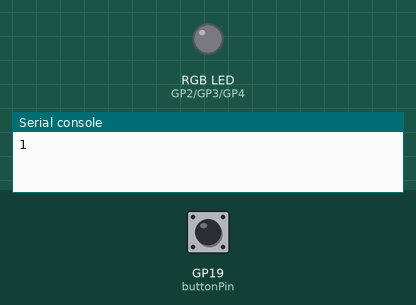
A program run on a simulated Raspberry Pi Pico running MicroPython. On the bench: an RGB LED mixed from three pins (HIGH = lit), the last lines printed to the serial console. Inputs (shaded band) come from the test bench; at power-on: GP19 (buttonPin) HIGH. Dim RGB values are drawn brighter than linear.

Above: at 1.2 s.
1.3 s: GP19 (buttonPin) pulled LOW for 0.15 s
At 2.5 s:
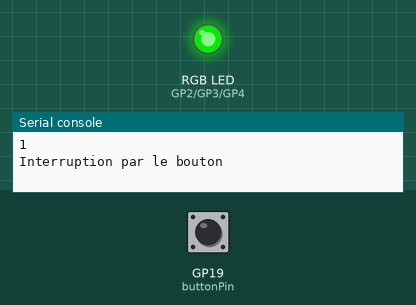
2.9 s: GP19 (buttonPin) pulled LOW for 1 s
At 3.7 s:
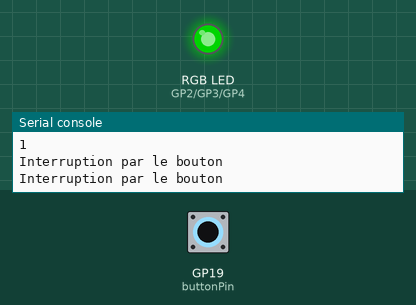
5.4 s: GP19 (buttonPin) pulled LOW for 0.15 s
At 6.8 s:
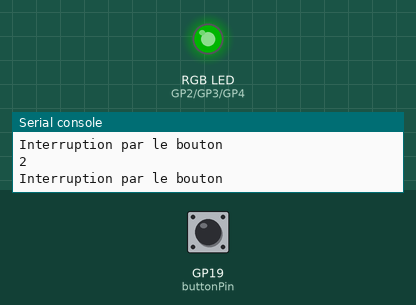
Timing chart, 0 to 8.4 s (numbered marks = the images above; inputs shaded):
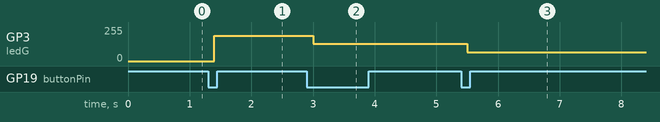

Measured:
- after the input at 1.3 s, GP3 (ledG): 0/255 → 191/255 after 0.10 s
- after the input at 2.9 s, GP3 (ledG): 191/255 → 128/255 after 0.10 s
- after the input at 5.4 s, GP3 (ledG): 128/255 → 64/255 after 0.10 s

The program:

TP1_OUTPWM_2.py
```python
from machine import Pin, PWM
import utime as time

ledR = Pin(2, Pin.OUT)
ledG = Pin(3, Pin.OUT)
ledB = Pin(4, Pin.OUT)
buttonPin = Pin(19, Pin.IN)

duty_step= 125
ledG_pwm = PWM(ledG)
ledG_pwm.freq(10000)

interupt = 0
compteur = 0
sec = 0

def detectbutton(pin):
    time.sleep_ms(100) # anti-rebond
    global interupt
    interupt += 1
    if interupt == 0:
        ledG_pwm.duty_u16(65536)
    elif interupt == 1:
        ledG_pwm.duty_u16(int(65536*75/100))
    elif interupt == 2:
        ledG_pwm.duty_u16(int(65536*50/100))
    elif interupt == 3:
        ledG_pwm.duty_u16(int(65536*25/100))
    else:
        ledG_pwm.duty_u16(0)
        interupt = 0
    print("Interruption par le bouton")


buttonPin.irq(trigger=Pin.IRQ_FALLING, handler=detectbutton)


while True:
    compteur += 1
    print(compteur)
    time.sleep_ms(4000)
```
